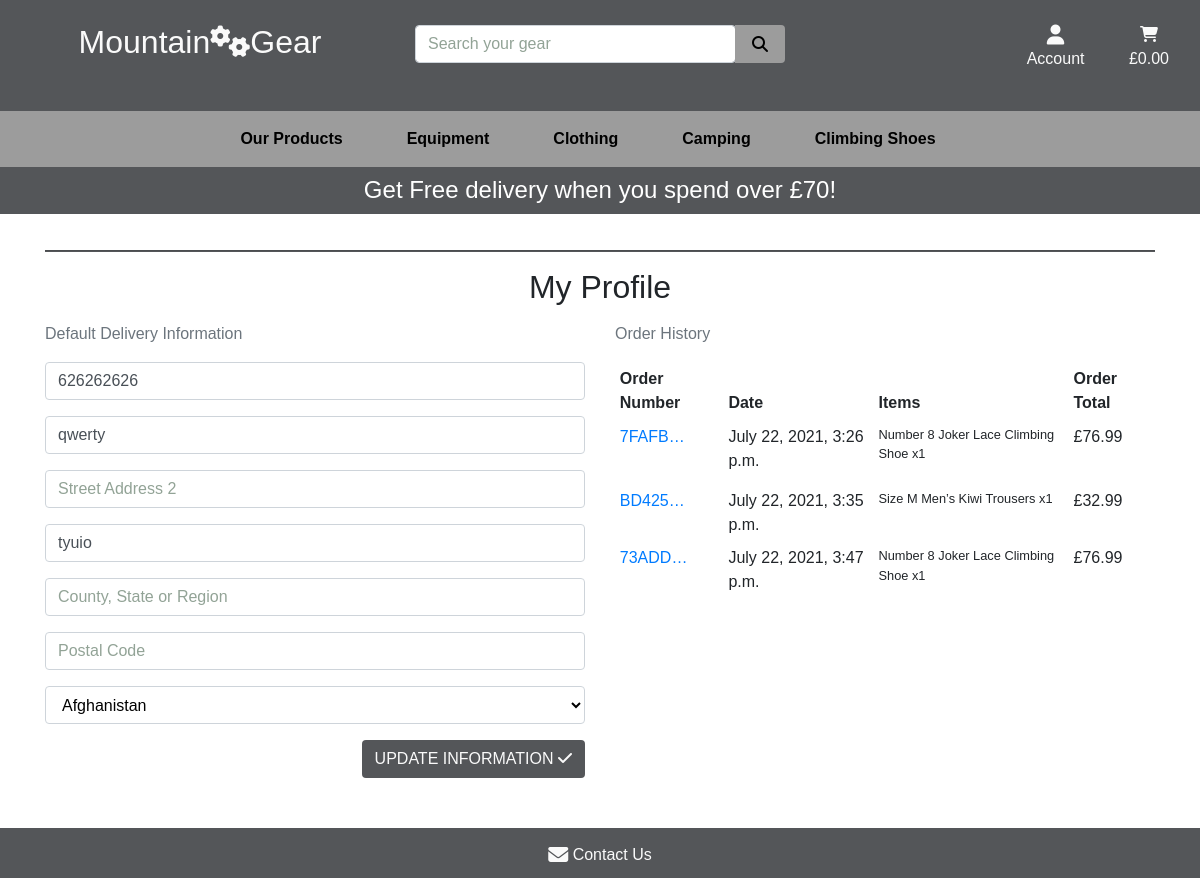
Before: /profile/ (signed in) with the older database file.
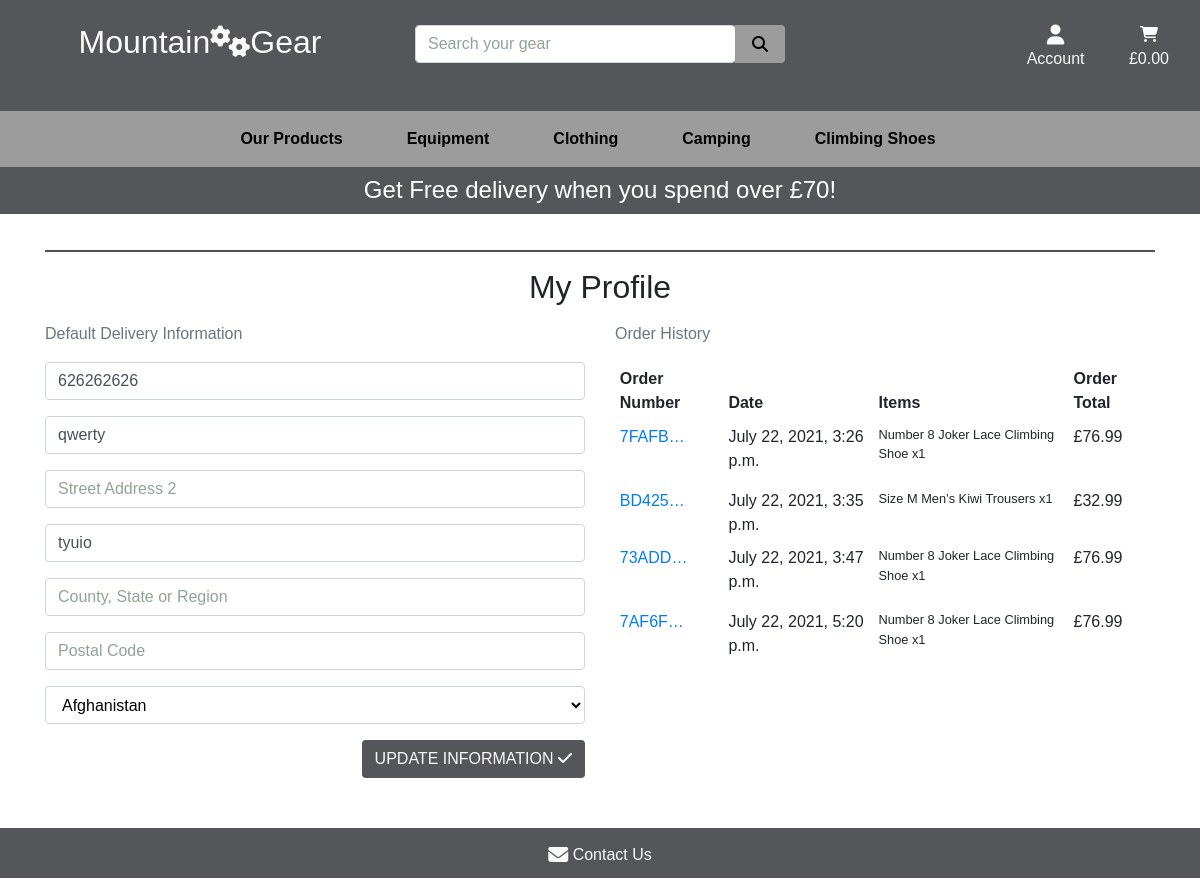
After: the same page with the newer database file.
### checkout/models.py (models this page shows, shortened)
class Order(models.Model):
    order_number = models.CharField(max_length=32, null=False, editable=False)
    user_profile = models.ForeignKey(UserProfile, on_delete=models.SET_NULL,
                                     null=True, blank=True,
                                     related_name='orders')
    full_name = models.CharField(max_length=50, null=False, blank=False)
    email = models.EmailField(max_length=254, null=False, blank=False)
    phone_number = models.CharField(max_length=20, null=False, blank=False)
    country = CountryField(blank_label='Country *', null=False, blank=False)
    postcode = models.CharField(max_length=20, null=True, blank=True)
    town_or_city = models.CharField(max_length=40, null=False, blank=False)
    street_address1 = models.CharField(max_length=80, null=False, blank=False)
    street_address2 = models.CharField(max_length=80, null=True, blank=True)
    county = models.CharField(max_length=80, null=True, blank=True)
    date = models.DateTimeField(auto_now_add=True)
    delivery_cost = models.DecimalField(max_digits=6,
                                        decimal_places=2,
                                        null=False, default=0)
    order_total = models.DecimalField(max_digits=10,
                                      decimal_places=2, null=False, default=0)
    sum_total = models.DecimalField(max_digits=10,
                                    decimal_places=2, null=False, default=0)
    original_cart = models.TextField(null=False, blank=False, default='')
    stripe_pid = models.CharField(max_length=254, null=False,
                                  blank=False, default='')

class OrderLineItem(models.Model):
    order = models.ForeignKey(Order,
                              null=False, blank=False,
                              on_delete=models.CASCADE,
                              related_name='lineitems')
    product = models.ForeignKey(Product,
                                null=False, blank=False,
                                on_delete=models.CASCADE)
    product_size = models.CharField(max_length=2,
                                    null=True, blank=True)  # XS, S, M, L, XL
    product_number = models.CharField(max_length=2,
                                      null=True, blank=True)  # 6, 7, 8, 9, 10
    quantity = models.IntegerField(null=False, blank=False, default=0)
    lineitem_total = models.DecimalField(max_digits=6,
                                         decimal_places=2,
                                         null=False,
                                         blank=False, editable=False)

### products/models.py (models this page shows, shortened)
class Product(models.Model):
    category = models.ForeignKey('Category', null=True, blank=True,
                                 on_delete=models.SET_NULL)
    sku = models.CharField(max_length=254, null=True, blank=True)
    name = models.CharField(max_length=254)
    description = models.TextField()
    has_sizes = models.BooleanField(default=False, null=True, blank=True)
    has_numbers = models.BooleanField(default=False, null=True, blank=True)
    price = models.DecimalField(max_digits=6, decimal_places=2)
    rating = models.DecimalField(max_digits=6, decimal_places=2)
    image = models.ImageField(null=True, blank=True)

### profiles/views.py (the view)
# urls.py: path('profile/', include('profiles.urls')),
def profile(request):
    profile = get_object_or_404(UserProfile, user=request.user)
    if request.method == 'POST':
        form = UserProfileForm(request.POST, instance=profile)
        if form.is_valid():
            form.save()
            messages.success(request, 'Profile updated successfully')
        else:
            messages.error(request, 'Update failed. Please ensure\
                            the form is valid.')
    else:
        form = UserProfileForm(instance=profile)
    orders = profile.orders.all()
    template = 'profiles/profile.html'
    context = {
        'form': form,
        'orders': orders,
        'on_profile_page': True
    }
    return render(request, template, context)

### profiles/forms.py
class UserProfileForm(forms.ModelForm):
    class Meta:
        model = UserProfile
        exclude = ('user',)
    def __init__(self, *args, **kwargs):
        super().__init__(*args, **kwargs)
        placeholders = {
            'default_phone_number': 'Phone Number',
            'default_country': 'Country',
            'default_postcode': 'Postal Code',
            'default_town_or_city': 'Town or City',
            'default_street_address1': 'Street Address 1',
            'default_street_address2': 'Street Address 2',
            'default_county': 'County, State or Region',
        }
        self.fields['default_phone_number'].widget.attrs['autofocus'] = True
        for field in self.fields:
            if self.fields[field].required:
                placeholder = f'{placeholders[field]} *'
            else:
                placeholder = placeholders[field]
                self.fields[field].widget.attrs['placeholder'] = placeholder
            self.fields[field].widget\
                .attrs['class'] = 'rounded profile-form-input'
            self.fields[field].label = False

### profiles/templates/profiles/profile.html (shortened to what this page needs)
{% extends "base.html" %}
{% load static %}
{% block page_header %}
    <div class="container header-container">
    </div>
{% endblock %}
{% block content %}
    <div class="overlay"></div>
    <div class="container container-profile">
        <div class="row ">
            <div class="col col-checkout">
                <hr>
                <h2 class="text-center mb-3 ">My Profile</h2>
            </div>
        </div>
        <div class="row">
            <div class="col-12 col-lg-6 col-profile">
                <p class="text-muted">Default Delivery Information</p>
                <form class="mt-3" action="{% url 'profile' %}" method="POST" id="profile-update-form">
                    {{ form|crispy }}
                    <button class="btn gear-button rounded text-uppercase float-right">Update Information
                        <i class="fa fa-check" aria-hidden="true"></i>
                    </button>
                </form>
            </div>
            <div class="col-12 col-lg-6">
                <p class="text-muted">Order History</p>
                <div class="order-history table-responsive">
                    <table class="table table-sm table-borderless">
                        <thead>
                            <tr>
                                <th>Order Number</th>
                                <th>Date</th>
                                <th>Items</th>
                                <th>Order Total</th>
                            </tr>
                        </thead>
                        <tbody>
                            {% for order in orders %}
                                <tr>
                                    <td>
                                        <a href="{% url 'order_history' order.order_number %}"
                                        title="{{ order.order_number }}">
                                            {{ order.order_number|truncatechars:6 }}
                                        </a>
                                    </td>
                                    <td>{{ order.date }}</td>
                                    <td>
                                        <ul class="list-unstyled">
                                            {% for item in order.lineitems.all %}
                                                <li class="small">
                                                    {% if item.product_size %}Size {{ item.product_size|upper }}{% endif %}
                                                    {% if item.product_number %}Number {{ item.product_number }}{% endif %}
                                                    {{ item.product.name }} x{{ item.quantity }}
                                                </li>
                                            {% endfor %}
                                        </ul>
                                    </td>
                                    <td>£{{ order.sum_total }}</td>
                                </tr>
                            {% endfor %}
                        </tbody>
                    </table>
                </div>
            </div>
        </div>
{% endblock %}

Changed rows visible on the page:
added Order: order_number "7AF6F…", date "July 22, 2021, 5:20 p.m.", sum_total "76.99"
added OrderLineItem: product_number "8", product.name "Joker Lace Climbing Shoe", quantity "1", shown under "7AF6F…"
